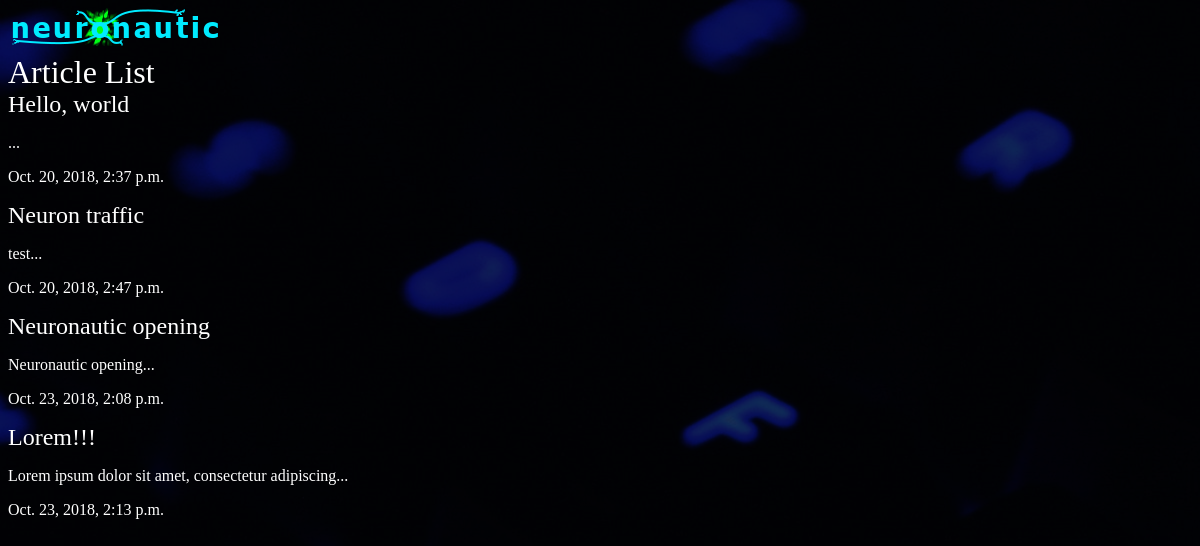
The app's page /neuron/, older data.
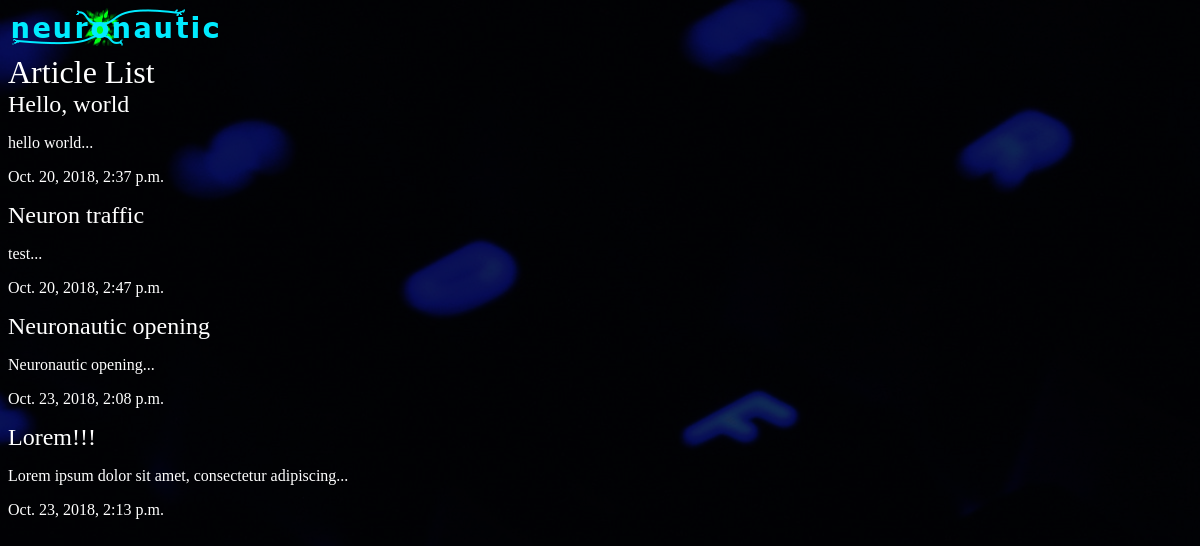
The same page, newer data.
### neuron/models.py (models this page shows, shortened)
class Article(models.Model):
    title = models.CharField(max_length=100)
    slug = models.SlugField()
    body = models.TextField()
    date = models.DateTimeField(auto_now_add=True)
    def snippet(self):
        return self.body[:50] + '...'

### neuron/views.py (the view)
def article_list(request):
    articles = Article.objects.all().order_by('date')
    return render(request, 'articles/article_list.html', {'articles': articles})

### neuron/templates/articles/article_list.html
{% extends 'base_layout.html' %}
{% block content %}
<h1>Article List</h1>
<div class="articles">
    {% for article in articles %}
    <h2><a href="{% url 'articles:detail' slug=article.slug %}">{{ article.title }}</a></h2>
    <p>{{ article.snippet }}</p>
    <p>{{ article.date }}</p>
    {% endfor %}
</div>
{% endblock %}

Row changes from the older to the newer data that the page shows:
changed Article "Hello, world": snippet "..." → "hello world..."
